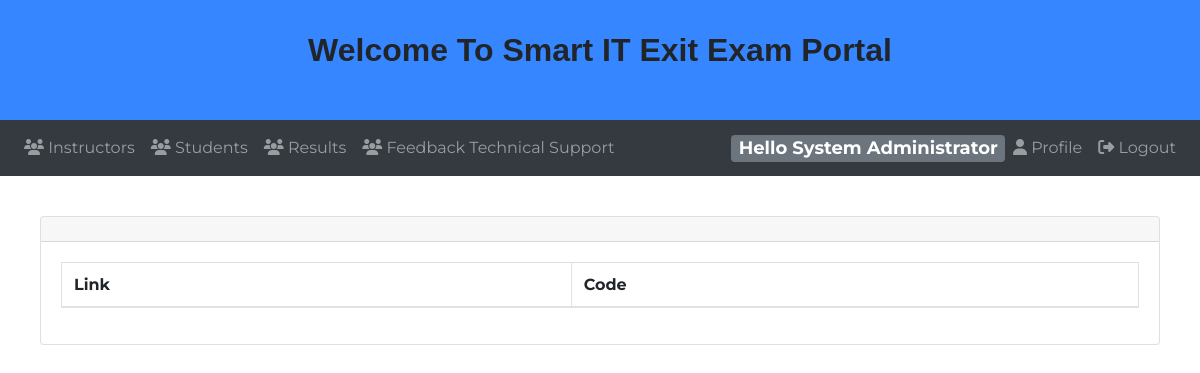
The app's page /instructor/?instructor&invitations (signed in), older data.
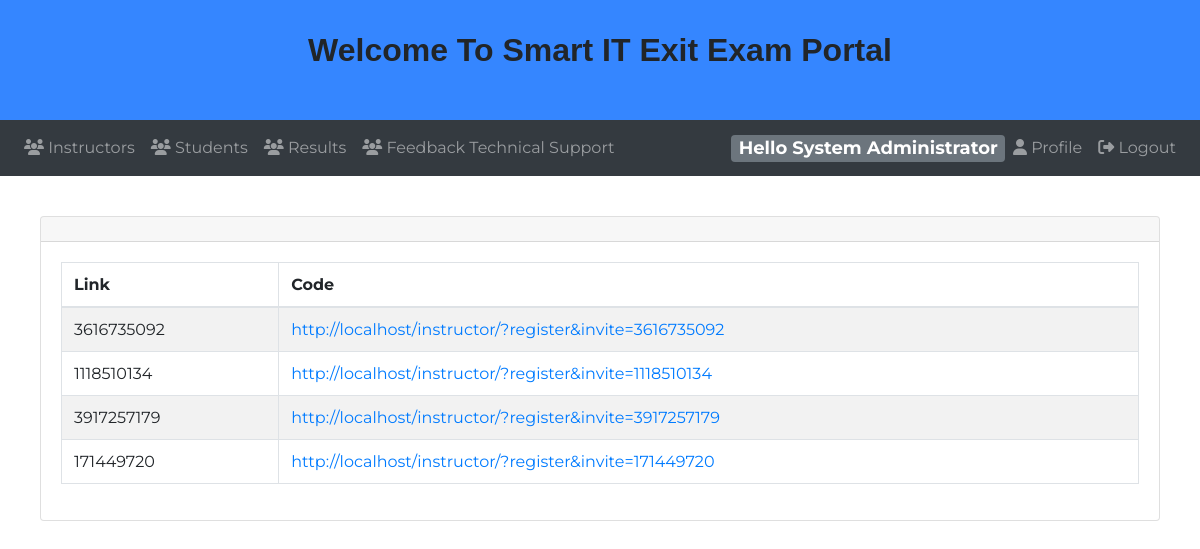
The same page, newer data.
### tables this page shows
CREATE TABLE `instructor_invitations` (
  `code` varchar(36) DEFAULT NULL
);

### instructor/app/controller/autoloader.inc.php (called while the page is built, shortened)
<?php
  function myAutoLoader ($className){
    $url = $_SERVER['HTTP_HOST'].$_SERVER['REQUEST_URI'];
    if (strpos($url,'controller') !== false){
      $path = '../model/';
    }else{
      $path = "app/model/";
    }
    $extension = ".class.php";
    $fullPath = $path . $className . $extension;
  }
 ?>

### instructor/app/model/dbh.class.php (called while the page is built)
<?php
class dbh {
  public $host = "localhost";
  public $username = "root";
  public $pwd = "";
  public $dbName = "o6u_onlineq";
  public function connect(){
    $conn = 'mysql:host=' . $this->host . ';dbname=' . $this->dbName;
    $pdo = new PDO($conn,$this->username,$this->pwd);
    return $pdo;
  }
}

### instructor/app/model/admin.class.php (called while the page is built, shortened)
<?php
include_once "dbh.class.php";
class admin extends dbh{
  public function getInvitations(){
      $stmt = $this->connect()->query("SELECT * FROM instructor_invitations");
      $result = $stmt->fetchAll(PDO::FETCH_OBJ);
      return $result;
  }
}

### instructor/app/view/admin_instructors.php (the view, shortened to what this page needs)
<?php
require_once 'header.php';
require_once 'navbar.php';
$_admin = new admin();
if (isset($_GET['invitations'])){ ?>
	<div class="card">
	<div class="card-header">
	</div>
<div class="card-body">
	<table id="invitationsTable" class="table table-striped table-bordered">
		<thead>
				<tr>
						<th>Link</th>
						<th>Code</th>
				</tr>
		</thead>
		<tbody>
					<?php
						$codes = $_admin->getInvitations();
						foreach ($codes as $code){
							echo '<tr><td>'. $code->code .'</td>';
							echo '<td><a href="http://'. $_SERVER['SERVER_NAME'] .'/instructor/?register&invite='. $code->code .'">http://'. $_SERVER['SERVER_NAME'] .'/instructor/?register&invite='. $code->code .'</a></td></tr>';
						 } ?>
		</tbody>
	</table>
</div>
</div>
<?php
}
  require_once 'footer.php';
  ?>

Row changes from the older to the newer data that the page shows:
added instructor_invitations: code "3616735092"
added instructor_invitations: code "1118510134"
added instructor_invitations: code "3917257179"
added instructor_invitations: code "171449720"
